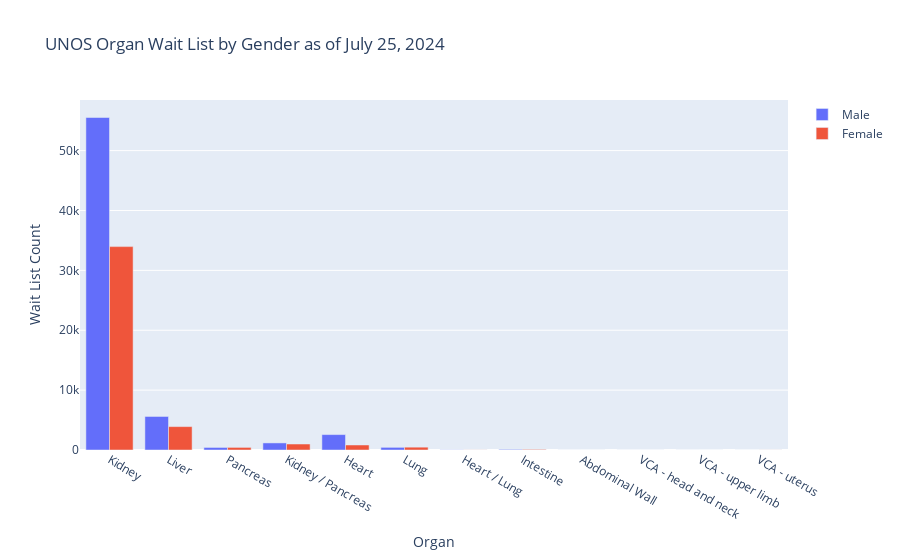

Notebook code for this chart:
### Code cell
# breakdown waiting on all organs by age group

import plotly.graph_objects as go

fig = go.Figure(data = [
    go.Bar(name = 'Male', x = unos_gender_df['Organ'], y = unos_gender_df['Male'],
          ),
    go.Bar(name = 'Female', x = unos_gender_df['Organ'], y = unos_gender_df['Female']
          )
])

fig.update_layout(
    title = 'UNOS Organ Wait List by Gender as of July 25, 2024',
    xaxis = dict(
        title = 'Organ'
    ),
    yaxis = dict(
        title = 'Wait List Count'
    )
)

fig.show()

#fig = px.bar(unos_gender_df, x = 'Organ', y = ['Male', 'Female'],
#           text_auto='.2s',
#            title = 'UNOS organ waitlist by age group - all age groups',
#            )

#fig.show()

### Figure 1 — Plotly figure (JSON) as saved in the notebook; plotly's stock layout.template omitted (floating-point values rounded to 4 significant figures)
{"data": [{"name": "Male", "type": "bar", "x": ["Kidney", "Liver", "Pancreas", "Kidney / Pancreas", "Heart", "Lung", "Heart / Lung", "Intestine", "Abdominal Wall", "VCA - head and neck", "VCA - upper limb", "VCA - uterus"], "y": [55529, 5602, 426, 1182, 2574, 441, 27, 97, 2, 2, 3, 0]}, {"name": "Female", "type": "bar", "x": ["Kidney", "Liver", "Pancreas", "Kidney / Pancreas", "Heart", "Lung", "Heart / Lung", "Intestine", "Abdominal Wall", "VCA - head and neck", "VCA - upper limb", "VCA - uterus"], "y": [33967, 3908, 434, 999, 836, 471, 15, 95, 0, 1, 0, 9]}], "layout": {"title": {"text": "UNOS Organ Wait List by Gender as of July 25, 2024"}, "xaxis": {"title": {"text": "Organ"}}, "yaxis": {"title": {"text": "Wait List Count"}}}}
